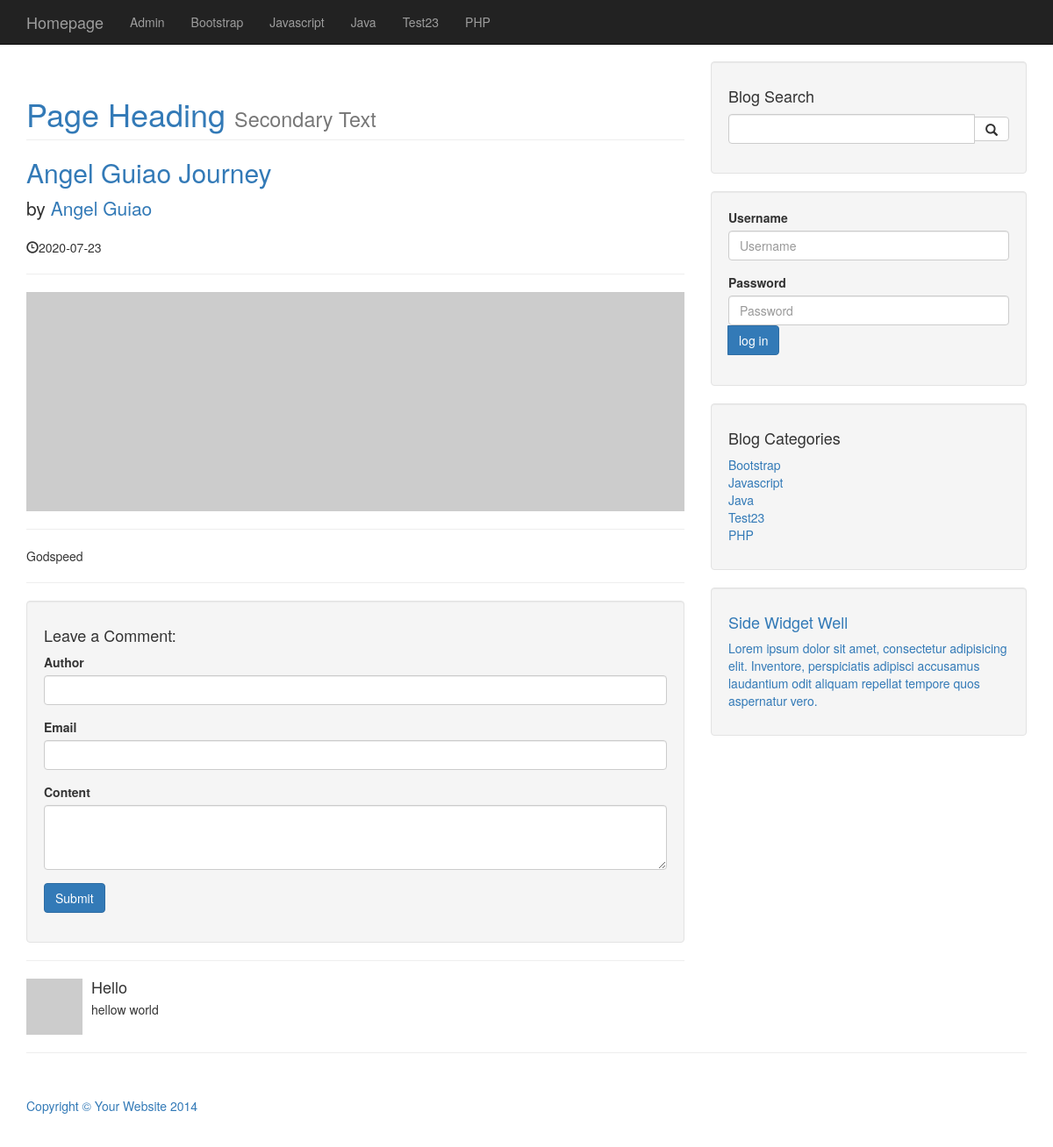
The app's page /post.php?p_id=1 with its own data.
### tables this page shows
CREATE TABLE `categories` (
  `cat_id` int(3) NOT NULL,
  `cat_title` varchar(255) NOT NULL
);

CREATE TABLE `posts` (
  `post_id` int(3) NOT NULL,
  `post_category_id` int(3) NOT NULL,
  `post_title` varchar(255) NOT NULL,
  `post_author` varchar(255) NOT NULL,
  `post_date` date NOT NULL,
  `post_image` text NOT NULL,
  `post_content` text NOT NULL,
  `post_tags` varchar(255) NOT NULL,
  `post_comment_count` int(11) NOT NULL,
  `post_status` varchar(255) NOT NULL DEFAULT 'draft'
);

CREATE TABLE `comments` (
  `comment_id` int(3) NOT NULL,
  `comment_post_id` int(3) NOT NULL,
  `comment_author` varchar(255) NOT NULL,
  `comment_email` varchar(255) NOT NULL,
  `comment_content` text NOT NULL,
  `comment_status` varchar(25) NOT NULL,
  `comment_date` date NOT NULL
);

### post.php (the view, shortened to what this page needs)
<?php
include "includes/header.php";
include "includes/db.php";
?>
<?php
include "includes/navigation.php";
?>
    <div class="container">
        <div class="row">
            <div class="col-md-8">
    <?php
    if(isset($_GET['p_id'])) {
        $post_id_get = $_GET['p_id'];
    }
    ?>
            <?php
        $query = "SELECT * FROM posts WHERE post_id = $post_id_get ";
        $post_query = mysqli_query($connection,$query);
        while($row = mysqli_fetch_assoc($post_query)) {
            $post_title = $row['post_title'];
            $post_author = $row['post_author'];
            $post_date = $row['post_date'];
            $post_content = $row['post_content'];   ?>
                <h1 class="page-header">
                    Page Heading
                    <small>Secondary Text</small>
                </h1>
                <h2>
                    <a href="#"><?php echo $post_title; ?></a>
                </h2>
                <p class="lead">
                    by <a href="index.php"><?php echo $post_author; ?></a>
                </p>
                <p><span class="glyphicon glyphicon-time"></span><?php echo $post_date; ?></p>
                <hr>
                <img class="img-responsive" src="http://placehold.it/900x300" alt="">
                <hr>
                <p><?php echo $post_content; ?></p>
                <hr>
        <?php } ?>
                <div class="well">
                    <h4>Leave a Comment:</h4>
                    <form action="" method="post" role="form">
                    <div class="form-group">
                    <label for="Author">Author</label>
                            <input type="text" class="form-control" name="comment_author">
                        </div>
                        <div class="form-group">
                        <label for="Email">Email</label>
                             <input type="text" class="form-control" name="comment_email">
                        </div>
                    <div class="form-group">
                    <label for="Content">Content</label>
                            <textarea class="form-control" rows="3" name="comment_content" id="body"></textarea>
                        </div>
                        <button type="submit" name="create_comment" class="btn btn-primary">Submit</button>
                    </form>
                </div>
                <hr>
<?php
$query = "SELECT * FROM comments WHERE comment_post_id = $post_id_get AND comment_status = 'approved' ORDER BY comment_id DESC ";
$comment_query_show = mysqli_query($connection, $query);
while($row=mysqli_fetch_assoc($comment_query_show)) {
    $comment_author = $row['comment_author'];
    $comment_content = $row['comment_content'];?>
                <div class="media">
                    <a class="pull-left" href="#">
                        <img class="media-object" src="http://placehold.it/64x64" alt="">
                    </a>
                    <div class="media-body">
                        <h4 class="media-heading"><?php echo  $comment_author?>
                        </h4>
                       <?php echo  $comment_content?>
                    </div>
                </div>
                <?php }
?>
            </div>
   <?php  include "includes/sidebar.php";?>
   </div>
        <hr>
        <?php  include "includes/footer.php";?>

### includes/header.php (shortened to what this page needs)
<html lang="en">
<head>
    <link href="css/bootstrap.min.css" rel="stylesheet">
    <link href="css/blog-home.css" rel="stylesheet">
</head>
<body>

### includes/navigation.php (shortened to what this page needs)
<nav class="navbar navbar-inverse navbar-fixed-top" role="navigation">
    <div class="container">
        <div class="navbar-header">
            <a class="navbar-brand" href="./index.php">Homepage</a>
        </div>
        <div class="collapse navbar-collapse" id="bs-example-navbar-collapse-1">
            <ul class="nav navbar-nav">
            <li> <a href="admin">Admin</a></li>
            <?php
            $query = "SELECT * FROM categories";
            $category_name_query = mysqli_query($connection, $query);
            while($row= mysqli_fetch_assoc($category_name_query)) {
                $category_name = $row['cat_title'];
                echo "<li><a href='#'>{$category_name}</</li>";
            }
            ?>
            </ul>
        </div>
    </div>
</nav>

### includes/sidebar.php (shortened to what this page needs)
<?php include "db.php"?>
            <div class="col-md-4 ">
                <div class="well">
                    <h4>Blog Search</h4>
                    <form action="search.php" method="post">
                    <div class="input-group">
                        <input name="search" type="text" class="form-control">
                        <span class="input-group-btn">
                            <button name="submit" class="btn btn-default" type="submit">
                                <span class="glyphicon glyphicon-search"></span>
                        </button>
                        </span>
                    </div>
                    </form>
                    </div>
                    <div class="well">
                    <form action="includes/login.php" method="post">
                    <div class="form-group">
                    <label for="username">Username</label>
                        <input name="username" type="text" class="form-control" placeholder="Username">
                    </div>
                    <div class="form-group">
                    <label for="user_password">Password</label>
                        <input name="password" type="password" class="form-control" placeholder="Password">
                        <span class="input-group-btn" >
                        <button class="btn btn-primary" name="login" type="submit">log in</button>
                        </span>
                    </div>
                    </form>
                </div>
                <div class="well">
                    <h4>Blog Categories</h4>
                    <div class="row">
                        <div class="col-lg-6">
                            <ul class="list-unstyled">
                <?php
                $query = "SELECT * FROM categories";
                $category_name_query = mysqli_query($connection, $query);
                while($row= mysqli_fetch_assoc($category_name_query)) {
                    $category_title = $row['cat_title'];
                    $category_id = $row['cat_id'];
                    echo "<li><a href='category.php?category= $category_id'>{$category_title}</</li>";
                }
                ?>
                            </ul>
                        </div>
                    </div>
                </div>
  <?php include "widget.php"?>
            </div>

### includes/widget.php
<div class="well">
         <h4>Side Widget Well</h4>
         <p>Lorem ipsum dolor sit amet, consectetur adipisicing elit. Inventore, perspiciatis adipisci accusamus laudantium odit aliquam repellat tempore quos aspernatur vero.</p>
     </div>

### includes/footer.php (shortened to what this page needs)
        <footer>
            <div class="row">
                <div class="col-lg-12">
                    <p>Copyright &copy; Your Website 2014</p>
                </div>
            </div>
        </footer>
    </div>
</body>
</html>

### css/blog-home.css (style rules this page uses)
body { padding-top: 70px; }
footer { margin: 50px 0; }

### records on screen
categories: cat_title "Bootstrap"
categories: cat_title "Javascript"
categories: cat_title "Java"
categories: cat_title "Test23"
categories: cat_title "PHP"
posts: post_title "Angel Guiao Journey", post_author "Angel Guiao", post_date "2020-07-23", post_content "Godspeed"
comments: comment_author "Hello", comment_content "hellow world"
